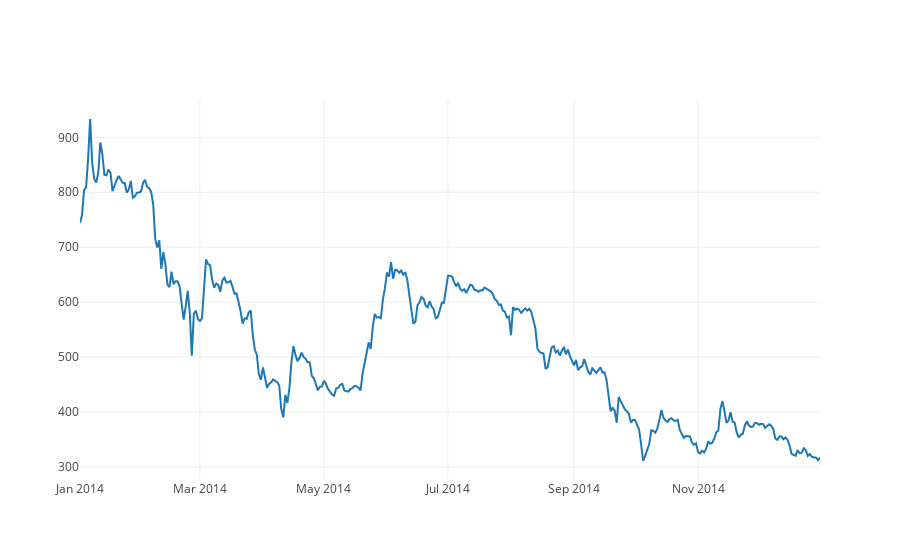

The cell this chart's notebook holds for it:
### Code cell
# slice time
df = selectPeriod(btc_usd_datasets, start_year = 2014, start_month = 1, end_year = 2014,end_month = 12)
btc_trace = go.Scatter(x=df.index, y=df['avg_btc_price_usd'])
py.iplot([btc_trace])

### Figure 1 — Plotly figure (JSON) as saved in the notebook; plotly's stock layout.template omitted (floating-point values rounded to 4 significant figures; data arrays with more than 128 entries replaced by an {"elided": "..."} marker saying what was removed)
{"data": [{"type": "scatter", "x": {"elided": "365 str values"}, "y": {"elided": "365 float values"}}], "layout": {}}
